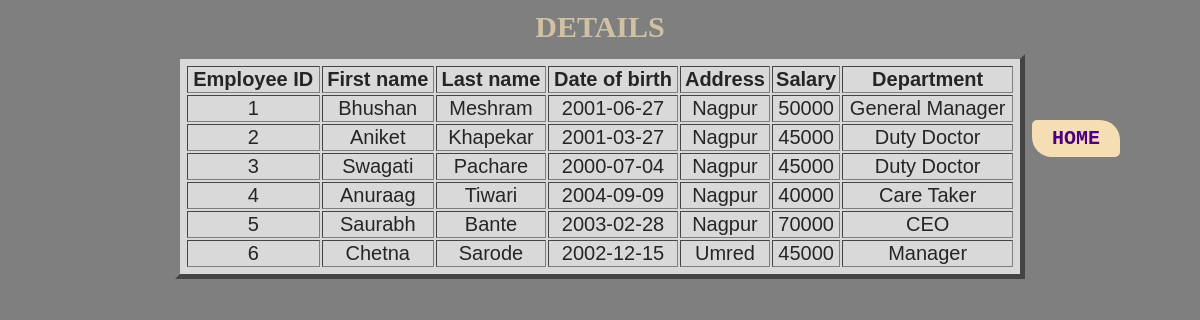
The app's page /displayE.php with its own data.
### tables this page shows
CREATE TABLE `employee` (
  `emp_id` int(5) NOT NULL,
  `fname` varchar(20) DEFAULT NULL,
  `lname` varchar(20) DEFAULT NULL,
  `dob` date DEFAULT NULL,
  `address` varchar(20) DEFAULT NULL,
  `salary` int(8) DEFAULT NULL,
  `department` varchar(20) DEFAULT NULL
);

### displayE.php (the view, shortened to what this page needs)
<!DOCTYPE html>
<html lang="">
<head>
        <link rel="stylesheet" href="mycs.css">
</head>
<body>
    <table width=850; border="5" align="center">
    <caption><h1>DETAILS</h1></caption>
        <tr>
            <th>Employee ID</th>
            <th>First name</th>
            <th>Last name</th>
            <th>Date of birth</th>
            <th>Address</th>
            <th>Salary</th>
            <th>Department</th>
        </tr>
        <?php
            $connection = mysqli_connect('localhost','root','','pet_care_center');
            $Query = "SELECT * FROM employee";
            $Execute = mysqli_query($connection, $Query);
            while($Datarows = mysqli_fetch_array($Execute))
            {
                $emp_id = $Datarows['emp_id'];
                $fname = $Datarows['fname'];
              $lname = $Datarows['lname'];
        	$dob = $Datarows['dob'];
                $address = $Datarows['address'];                $salary = $Datarows['salary'];
                $department = $Datarows['department'];
            ?>
        <tr>
        <td><?php echo $emp_id; ?></td>
        <td><?php echo $fname; ?></td>
        <td><?php echo $lname; ?></td>
        <td><?php echo $dob; ?></td>
        <td><?php echo $address; ?></td>
        <td><?php echo $salary; ?></td>
        <td><?php echo $department; ?></td>
            </tr>
    <?php    } ?>
    </table>
    <h3> <a href="index.php">HOME</a></h3>
</body>
</html>

### mycs.css (style rules this page uses)
a { background-color: wheat; color:indigo; font-size: 20px; font-family: monospace; padding:7px 20px; border-radius: 5px 20px; text-decoration: none; position: absolute; right:80px; top:120px; }
h1,h2 { font-family: cursive; font-size: 30px; margin: 10px 00px ; text-decoration: none; color: wheat; }

### displayE.php (style rules this page uses)
table { padding: 5px; text-align: center; font-size: 20px; background-color: #ffffff; opacity: 0.7; }
html, body { margin: 0; padding: 0; width: 100%; }
body { background:linear-gradient(rgba(0,0,0,0.5),rgba(0,0,0,0.5)), url(images/Puppy-Heroes-600x400.jpg); background-size: cover; width: 100%; height: 100vh; display: table; font-family: sans-serif; }

### records on screen
employee: emp_id "1", fname "Bhushan", lname "Meshram", dob "2001-06-27", address "Nagpur", salary "50000", department "General Manager"
employee: emp_id "2", fname "Aniket", lname "Khapekar", dob "2001-03-27", address "Nagpur", salary "45000", department "Duty Doctor"
employee: emp_id "3", fname "Swagati", lname "Pachare", dob "2000-07-04", address "Nagpur", salary "45000", department "Duty Doctor"
employee: emp_id "4", fname "Anuraag", lname "Tiwari", dob "2004-09-09", address "Nagpur", salary "40000", department "Care Taker"
employee: emp_id "5", fname "Saurabh", lname "Bante", dob "2003-02-28", address "Nagpur", salary "70000", department "CEO"
employee: emp_id "6", fname "Chetna", lname "Sarode", dob "2002-12-15", address "Umred", salary "45000", department "Manager"
